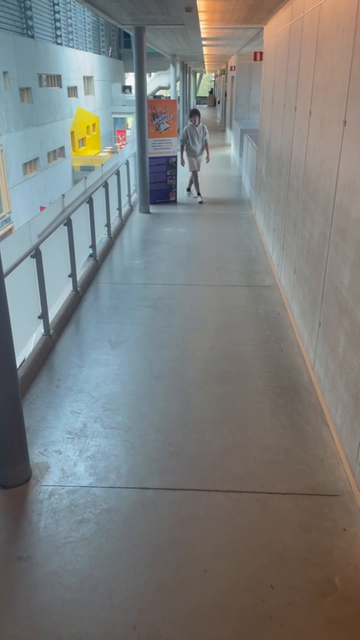
#> input picture frame 29 of TrackingSoftware/mov/front.MOV, 360 x 640 px
$ python tracking.py
#> lines starting #> are read from the running program, lines starting #| are printed output that depends on the picture; after the words box and inside, x2 and y2 are one past the last pixel; in counts of white or black regions, pixels touching at a corner belong together
import cv2
import time

GREEN = (0, 255, 0)
# initialize the HOG descriptor/person detector
#hog = cv2.HOGDescriptor()
#hog.setSVMDetector(cv2.HOGDescriptor_getDefaultPeopleDetector())

body_detector = cv2.CascadeClassifier('det/haarcascade_fullbody.xml')
#body_detector = cv2.CascadeClassifier('det/haarcascade_frontalface_default.xml')
# Initialize variables for MeanShift tracking
track_window = None
roi_hist = None
term_crit = None

# initialize the camera object so that we
# can get frame from it
cap = cv2.VideoCapture('mov/front.mov')
# [5 lines of commented-out code are left out]

while True:
    time.sleep(0.10)
    # reading the frame from camera
    _, frame = cap.read()
#> frame is the input picture: shape (640, 360, 3); mean B, G, R 125, 125.9, 123.5

    # converting color image to gray scale image
    gray_image = cv2.cvtColor(frame, cv2.COLOR_BGR2GRAY)
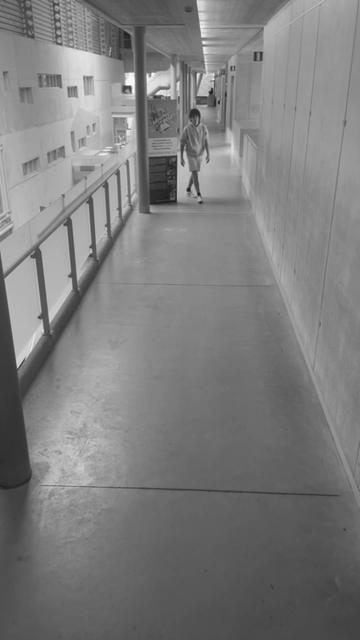
#> gray_image: shape (640, 360); min 24, max 250, mean 125
    cv2.imshow("test", gray_image)

    if track_window is not None:
        hsv = cv2.cvtColor(frame, cv2.COLOR_BGR2HSV)
        dst = cv2.calcBackProject([hsv], [0], roi_hist, [0, 180], 1)

        ret, track_window = cv2.meanShift(dst, track_window, term_crit)

        x, y, w, h = track_window
        cv2.rectangle(frame, (x, y), (x+w, y+h), GREEN, 2)

    else:
        # detecting bodies in the image
        body = body_detector.detectMultiScale(gray_image, scaleFactor=1.6, minNeighbors=1, minSize=(50, 100))
#> body = ()
        # looping through the bodies detected in the image
        for (x, y, w, h) in body:
            cv2.rectangle(frame, (x, y), (x+w, y+h), GREEN, 2)

            # Initialize MeanShift tracking if a body is detected
            track_window = (x, y, w, h)
            roi = frame[y:y+h, x:x+w]
            hsv_roi = cv2.cvtColor(roi, cv2.COLOR_BGR2HSV)
            mask = cv2.inRange(hsv_roi, (0, 60, 32), (180, 255, 255))
            roi_hist = cv2.calcHist([hsv_roi], [0], mask, [180], [0, 180])
            cv2.normalize(roi_hist, roi_hist, 0, 255, cv2.NORM_MINMAX)
            term_crit = ( cv2.TERM_CRITERIA_EPS | cv2.TERM_CRITERIA_COUNT, 10, 1 )
#> this loop made 0 passes

    # show the frame on the screen
    cv2.imshow("frame", frame)

    # quit the program if you press 'q' on keyboard
    if cv2.waitKey(1) == ord("q"):
#> (key q is pressed here)
        break


cap.release()

# closing the windows that are opened
cv2.destroyAllWindows()

$ run again, starting later in the video
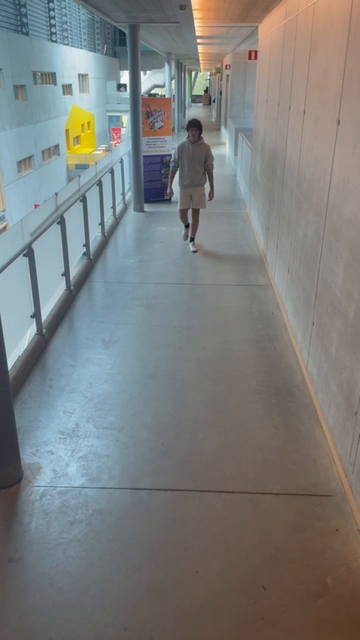
#> input picture frame 130 of TrackingSoftware/mov/front.MOV, 360 x 640 px
#> frame is the input picture: shape (640, 360, 3); mean B, G, R 124.6, 125.5, 123.2
#> body = [[161, 150, 57, 115]]
#> the loop `for (x, y, w, h) in body:` made 1 pass
#> (x, y, w, h, term_crit) on pass 1: (161, 150, 57, 115, (3, 10, 1))
#> pass 1, `mask = cv2.inRange(hsv_roi, (0, 60, 32), (180, 255, 255))`:
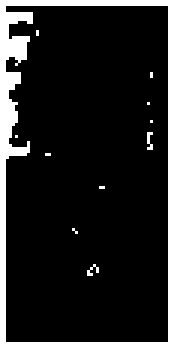
#> mask: shape (115, 57) (shown 3 times larger); 11.1% white; 11 white regions (10 under 20 px), largest, box (x1, y1, x2, y2) and area: (0, 0, 57, 115) 699
#> after the loop `for (x, y, w, h) in body:`:
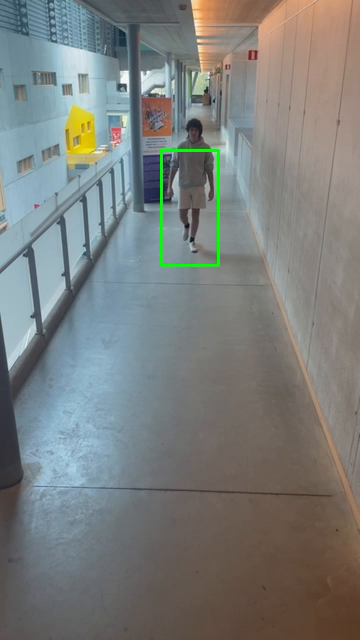
#> frame: shape (640, 360, 3); 0.45% of pixels changed, all inside (x1, y1, x2, y2) = (160, 149, 220, 267)

$ run again, starting later in the video
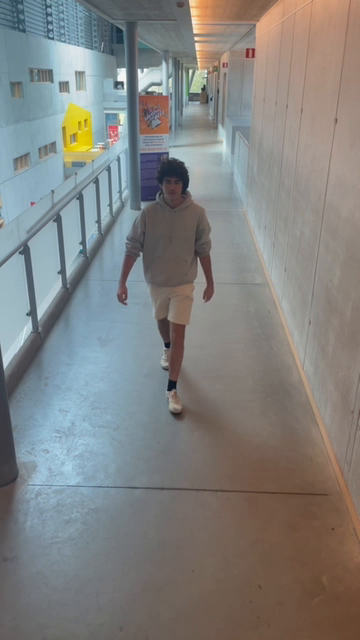
#> input picture frame 232 of TrackingSoftware/mov/front.MOV, 360 x 640 px
#> frame is the input picture: shape (640, 360, 3); mean B, G, R 127.7, 129.5, 129.2
#> `gray_image = cv2.cvtColor(frame, cv2.COLOR_BGR2GRAY)`:
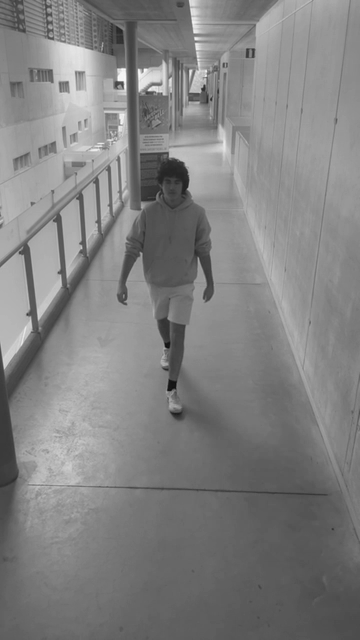
#> gray_image: shape (640, 360); min 16, max 250, mean 129.2
#> body = ()
